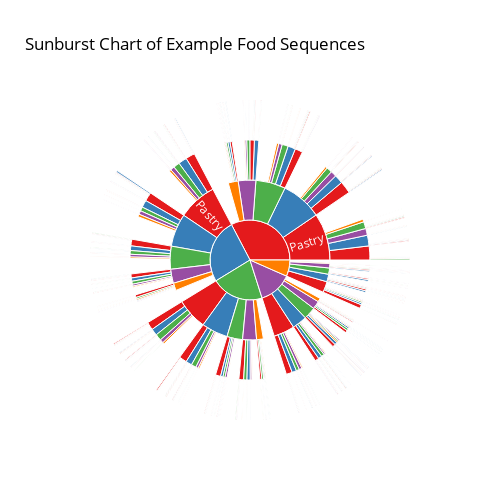

The cell this chart's notebook holds for it:
### Code cell
# Create the sunburst figure
buffet_fig = go.Figure(go.Sunburst(
    ids=sunburst_df['id'],
    labels=sunburst_df['label'],
    parents=sunburst_df['parent'],
    values=sunburst_df['value'],
    marker_colors=sunburst_df['color'], # Use the new color column
    insidetextorientation='radial',
    domain={'x': [0, 1], 'y': [0, 1]}
))

buffet_fig.update_layout(
    autosize=False,
    height=500,
    width=500,
    title_text='Sunburst Chart of Example Food Sequences',
    font=dict(
        color="black"
    ),
    uniformtext=dict(minsize=12, mode='hide'),
    paper_bgcolor="White"
)

buffet_fig.show()

### Figure 1 — Plotly figure (JSON) as saved in the notebook; plotly's stock layout.template omitted (floating-point values rounded to 4 significant figures; data arrays with more than 128 entries replaced by an {"elided": "..."} marker saying what was removed)
{"data": [{"domain": {"x": [0, 1], "y": [0, 1]}, "ids": {"elided": "443 str values"}, "insidetextorientation": "radial", "labels": {"elided": "443 str values"}, "marker": {"colors": {"elided": "443 str values"}}, "parents": {"elided": "443 str values"}, "type": "sunburst", "values": {"elided": "443 int values"}}], "layout": {"autosize": false, "font": {"color": "black"}, "height": 500, "paper_bgcolor": "White", "title": {"text": "Sunburst Chart of Example Food Sequences"}, "uniformtext": {"minsize": 12, "mode": "hide"}, "width": 500}}
